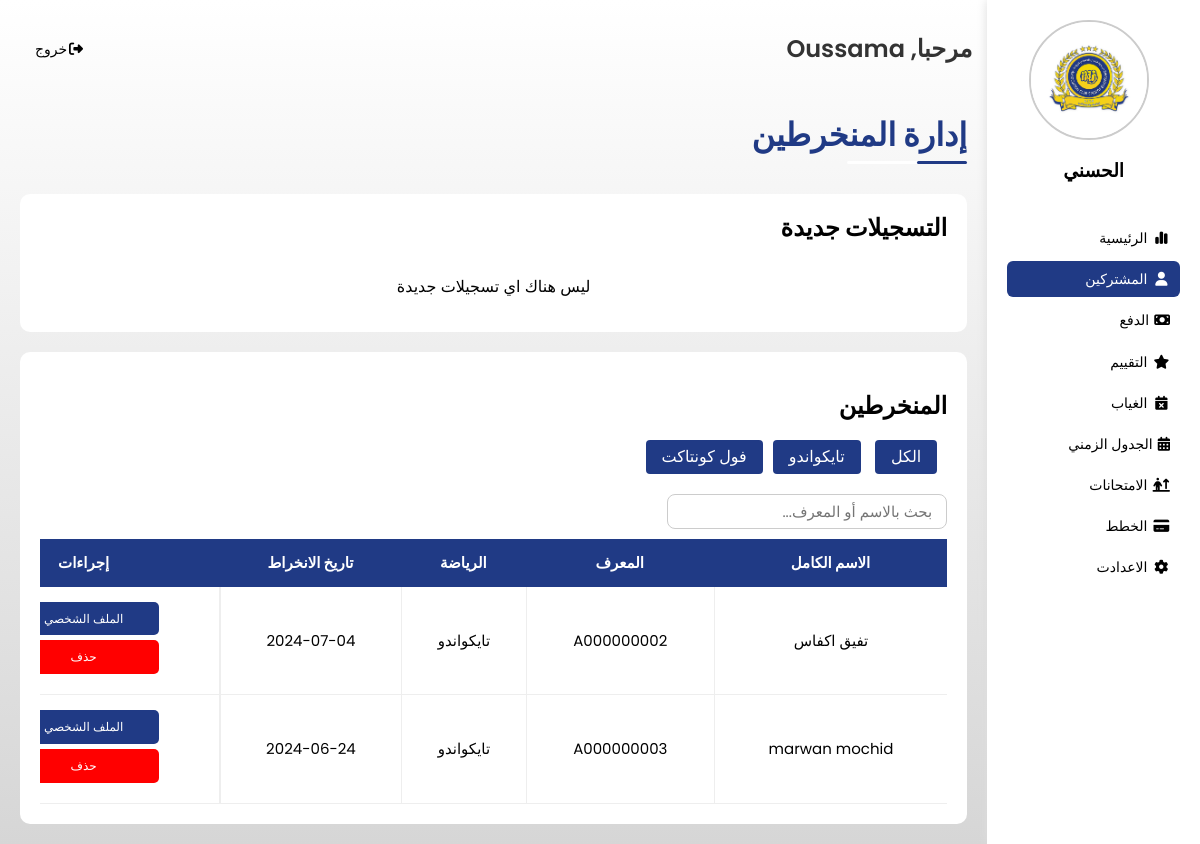
The page /assets/admin/adherentes.php (signed in) on the database as committed earlier.
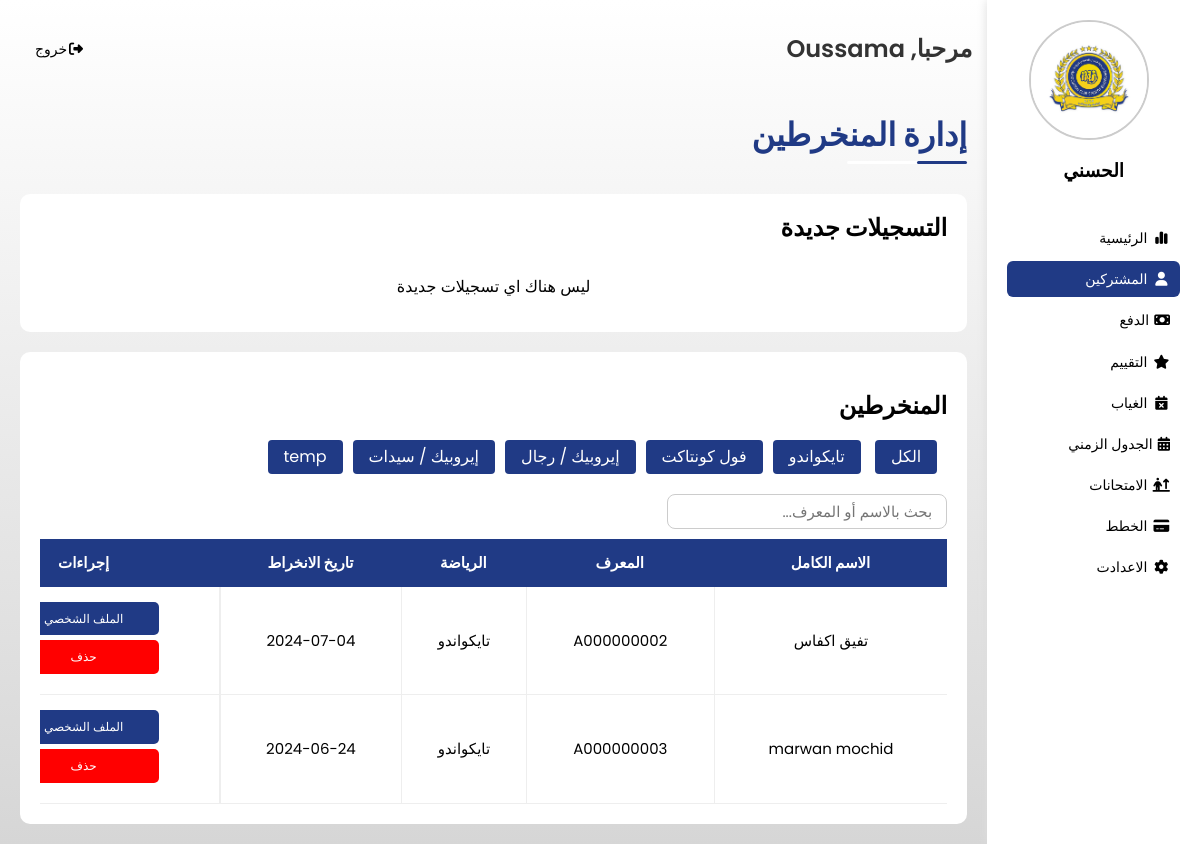
The same page on the database as committed later.
### tables this page shows
CREATE TABLE `plans` (
  `id` int(11) NOT NULL,
  `name` varchar(255) NOT NULL,
  `price` decimal(10,2) NOT NULL,
  `created_at` date NOT NULL DEFAULT current_timestamp(),
  `description` varchar(500) DEFAULT NULL,
  `assurance` decimal(10,2) DEFAULT NULL,
  `adherence` decimal(10,2) DEFAULT NULL
);

CREATE TABLE `adherents` (
  `identifier` varchar(20) NOT NULL,
  `nom` varchar(50) NOT NULL,
  `prenom` varchar(50) NOT NULL,
  `date_naissance` date NOT NULL,
  `poids` decimal(5,2) NOT NULL,
  `type` varchar(50) NOT NULL,
  `date_adhesion` date NOT NULL DEFAULT curdate(),
  `image_path` varchar(255) DEFAULT NULL,
  `BC_path` varchar(255) DEFAULT NULL,
  `guardian_name` varchar(50) DEFAULT NULL,
  `guardian_phone` varchar(15) DEFAULT NULL,
  `second_guardian_phone` varchar(15) DEFAULT NULL,
  `address` varchar(255) DEFAULT NULL,
  `health_status` varchar(20) DEFAULT NULL,
  `blood_type` varchar(50) DEFAULT NULL,
  `status` varchar(50) DEFAULT 'pending',
  `current_belt` varchar(50) DEFAULT NULL,
  `next_belt` varchar(50) DEFAULT NULL,
  `licence` varchar(250) DEFAULT NULL,
  `note` text DEFAULT NULL
);

### assets/admin/adherentes.php (the view, shortened to what the changed rows need)
<?php
require "../php/db_connection.php";
function getPlans($conn)
{
    $stmt = $conn->prepare("SELECT name FROM plans");
    $stmt->execute();
    $result = $stmt->get_result();
    $plans = $result->fetch_all(MYSQLI_ASSOC);
    return $plans;
}
$plans = getPlans($conn);
?>
<!DOCTYPE html>
<html lang="en">
<head>
    <link rel="stylesheet" href="../css/framework.css">
    <link rel="stylesheet" href="../css/dashbord.css">
    <link rel="stylesheet" href="../css/normalize.css" />
    <link rel="stylesheet" href="../css/all.min.css" />
    <link rel="stylesheet" href="https://cdn.jsdelivr.net/npm/toastify-js/src/toastify.min.css">
</head>
<body dir="rtl">
    <div class="page d-flex">
        <div class="content w-full">
            <?php require 'header.php'; ?>
            <h1 class="p-relative">إدارة المنخرطين</h1>
            <div class="absences p-20 bg-fff rad-10 m-20 special">
                <h2 class="mt-0 mb-20">التسجيلات جديدة</h2>
            </div>
            <div class="absences p-20 bg-fff rad-10 m-20 special">
                <h2 class="mt-0 mb-20 mt-20">المنخرطين</h2>
                <div class="options w-full">
                    <div class="branch-filter mt-10 mb-10">
                        <button class="btn-shape bg-c-60 color-fff active mb-10" data-branch="all">الكل</button>
                        <?php
                        foreach ($plans as $plan) {
                            echo "<button class='btn-shape bg-c-60 color-fff mb-10' data-branch='" . htmlspecialchars($plan['name']) . "'>" . htmlspecialchars($plan['name']) . "</button>";
                        }
                        ?>
                    </div>
                </div>
                <div class="responsive-table special">
                    <?php
                    $stmt1 = $conn->prepare("SELECT * FROM adherents WHERE status = ?");
                    $status_active = 'active';
                    $stmt1->bind_param("s", $status_active);
                    $stmt1->execute();
                    $result1 = $stmt1->get_result();
                    ?>
                    <?php if ($result1->num_rows > 0) : ?>
                        <table class="fs-15 w-full" id="adherent-list">
                            <thead>
                                <tr>
                                    <th>الاسم الكامل</th>
                                    <th>المعرف</th>
                                    <th>الرياضة</th>
                                    <th>تاريخ الانخراط</th>
                                    <th>إجراءات</th>
                                </tr>
                            </thead>
                            <tbody>
                                <?php while ($row1 = $result1->fetch_assoc()) : ?>
                                    <tr data-branch="<?php echo htmlspecialchars($row1['type']); ?>">
                                        <td><?php echo htmlspecialchars($row1['prenom'] . " " . $row1['nom']); ?></td>
                                        <td><?php echo htmlspecialchars($row1['identifier']); ?></td>
                                        <td><?php echo htmlspecialchars($row1['type']); ?></td>
                                        <td><?php echo htmlspecialchars($row1['date_adhesion']); ?></td>
                                        <td>
                                            <a href='profile-adherent.php?id=<?php echo $row1['identifier']; ?>' class='supprimer-btn'><span class='label btn-shape bg-c-60'>الملف الشخصي</span></a>
                                            <a href='#' class='supprimer-btn' onclick="confirmDelete('<?php echo htmlspecialchars($row1['identifier']); ?>')">
                                                <span class='label btn-shape bg-f00'>حذف</span>
                                            </a>
                                        </td>
                                    </tr>
                                <?php endwhile; ?>
                            </tbody>
                        </table>
                    <?php else : ?>
                        <p style="text-align: center;">لم يتم العثور على أعضاء</p>
                    <?php endif; ?>
                </div>
            </div>
        </div>
    </div>
</body>
</html>

Rows that differ between the two databases and show on the page:
added plans: name "إيروبيك / رجال"
added plans: name "إيروبيك / سيدات"
added plans: name "temp"
